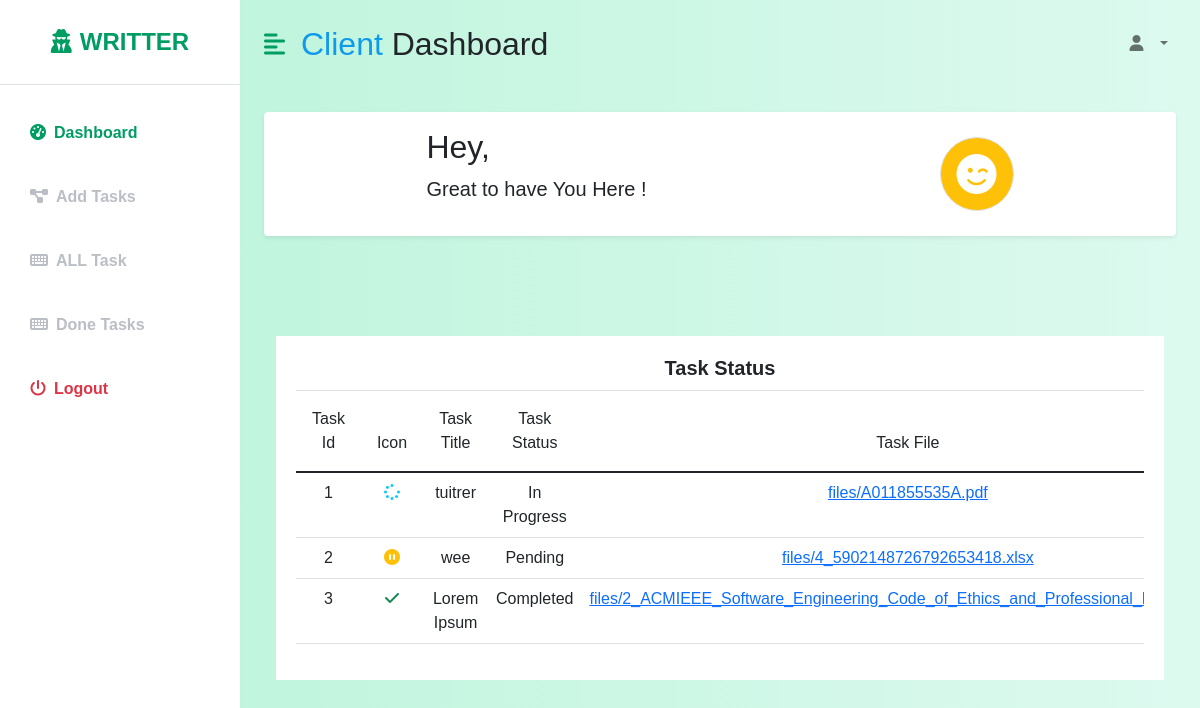
The app's page /app/client/done/jobs/, older data.
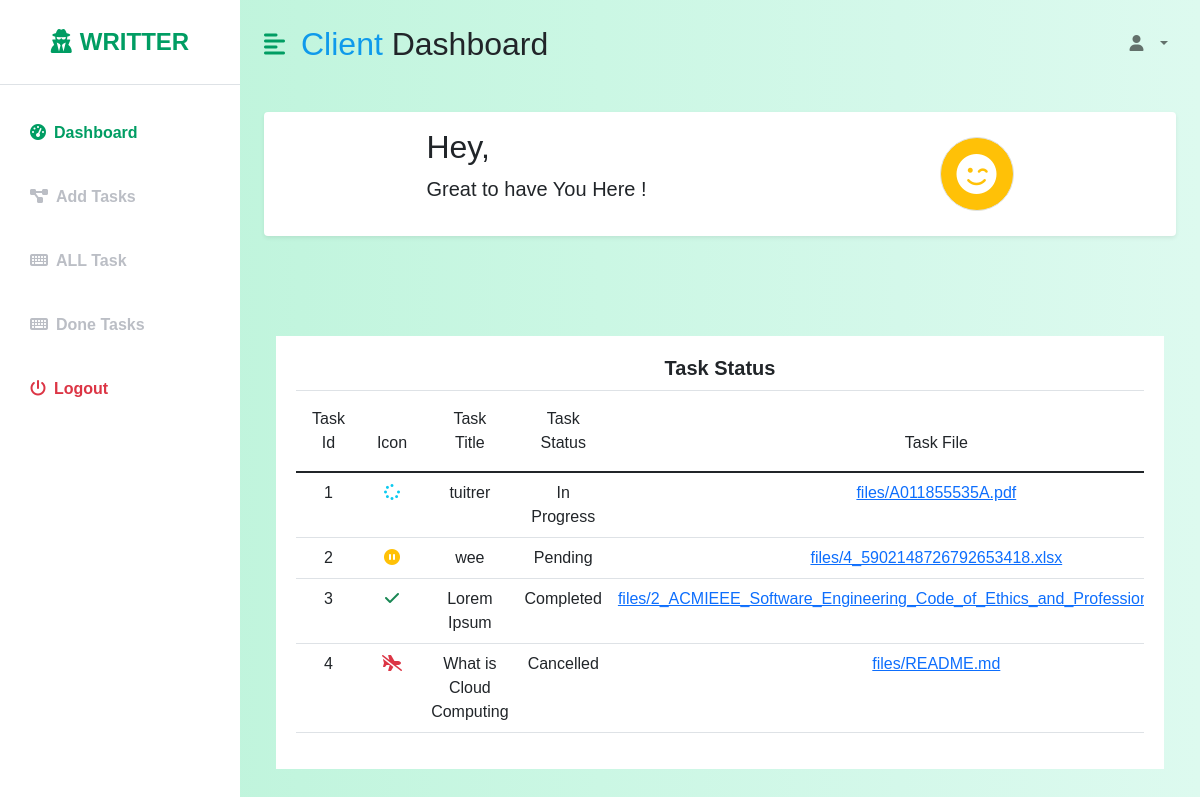
The same page, newer data.
### app/models.py (models this page shows, shortened)
class Task(models.Model):
    id = models.AutoField(primary_key=True)
    title = models.CharField(max_length=100,default='',null=True,blank=True)
    description = models.TextField(default='',null=True,blank=True)
    file = models.FileField(upload_to='files/',default='',null=True)
    client_amount = models.IntegerField(default=0,null=True,blank=True)
    admin_amount = models.IntegerField(default=0,   null=True,blank=True)
    due_date = models.DateField(default='',null=True,blank=True)
    status = models.CharField(max_length=100,default='',null=True,blank=True)

### app/views.py (the view)
# urls.py: path('client/done/jobs/', views.done_task, name='done'),
def done_task(request):
    tasks = Task.objects.all()
    context = {
        'tasks':tasks
    }
    return render(request,'Client/done.html',context)

### templates/Client/done.html (shortened to what the changed rows need)
{% load static %}
<!DOCTYPE html>
<html lang="en">
  <head>
    <link
      rel="stylesheet"
      href="https://cdnjs.cloudflare.com/ajax/libs/font-awesome/6.1.2/css/all.min.css"
    />
    <link
      href="https://cdn.jsdelivr.net/npm/bootstrap@5.0.2/dist/css/bootstrap.min.css"
      rel="stylesheet"
    />
     <link
     rel="stylesheet"
     type="text/css"
     href="{% static 'dashboard.css' %}"
   />
  </head>
  <body>
    <div class="d-flex" id="wrapper">
        <div id="page-content-wrapper">
            <nav class="navbar navbar-expand-lg navbar-light bg-transparent py-4 px-4">
                <div class="d-flex align-items-center">
                    <h2 class="fs-2 m-0"><span class="client">Client</span> Dashboard</h2>
                </div>
            </nav>
            <div class="container-fluid px-4">
                    <div class="container">
                            <div class="row my-5">
                        <div class="col-12">
                            <div class="card">
                                <div class="card-body text-center">
                                    <div class="table-responsive">
                                        <table class="table">
                                            <thead class="thead-light">
                                                <tr>
                                                    <th scope="col">Task Id</th>
                                                    <th scope="col">Icon</th>
                                                    <th scope="col">Task Title</th>
                                                    <th scope="col">Task Status</th>
                                                    <th scope="col">Task File</th>
                                                </tr>
                                            </thead>
                                            <tbody class="customtable">
                                                {% for task in tasks %}
                                                <tr>
                                                    <td>{{task.id}}</td>
                                                    {% if task.status == "In Progress" %}
                                                    <td class="text-info"><i class="fas fa-spinner"></i></td>
                                                    {% elif task.status == "Pending" %}
                                                    <td class="text-warning"><i class="fas fa-pause-circle"></i></td>
                                                    {% elif task.status == "Cancelled" %}
                                                    <td class="text-danger"><i class="fas fa-plane-slash"></i></td>
                                                    {% elif task.status == "Completed" %}
                                                    <td class="text-success"><i class="fas fa-check"></i></td>
                                                    {% endif %}
                                                    <td>{{task.title}}</td>
                                                    <td>{{task.status}}</td>
                                                    <td><a href="{{task.file.url}}">{{task.file}}</a></td>
                                                </tr>
                                                {% endfor %}
                                            </tbody>
                                        </table>
                                    </div>
                            </div>
                            </div>
                        </div>
                    </div>
                       </div>
                </div>
            </div>
        </div>
</body>
</html>

Row changes from the older to the newer data that the page shows:
added Task: id "4", title "What is Cloud Computing", status "Cancelled", file "files/README.md"
